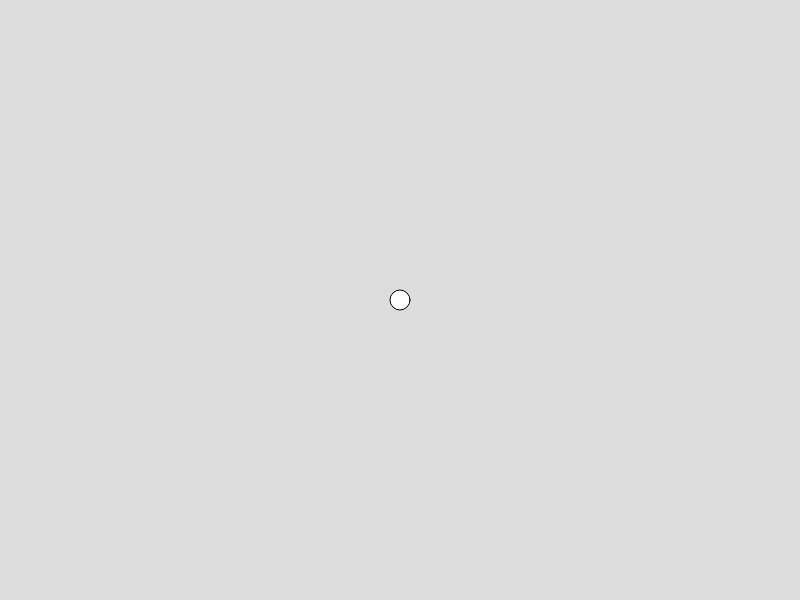
Frame 1 (no input)
Frame 60 (no input): identical to frame 1, image omitted
Frame 120 (the mouse pressed at the canvas centre since frame 60): identical to frame 1, image omitted

The p5.js sketch that drew this single still picture (run headless with seeded random() and noise() and a simulated clock; from frame 60 on, the mouse is pressed at the canvas centre):

// p5.js sketch
// ── sketch.js
function setup() {
    createCanvas(800, 600);
}

function draw() {
    background(220);
    circle(width/2, height/2, 20);
    
}
